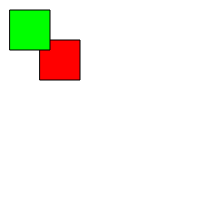
Frame 1 (no input)
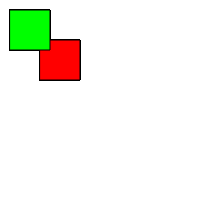
Frame 60 (no input)
Frame 120 (the mouse pressed at the canvas centre since frame 60): identical to frame 60, image omitted

The p5.js sketch that drew these frames (run headless with seeded random() and noise() and a simulated clock; from frame 60 on, the mouse is pressed at the canvas centre):

// p5.js sketch
// ── sketch.js
function setup(){
    createCanvas(200,200);

}

function draw(){
    fill(255,0,0);
    rect(40,40,40,40);
    fill(0,255,0);
    rect(10,10,40,40);

}
